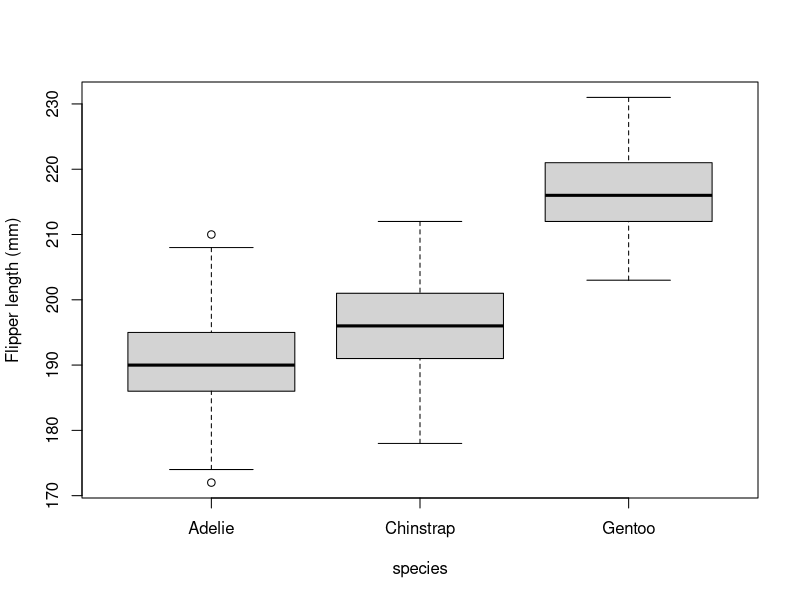
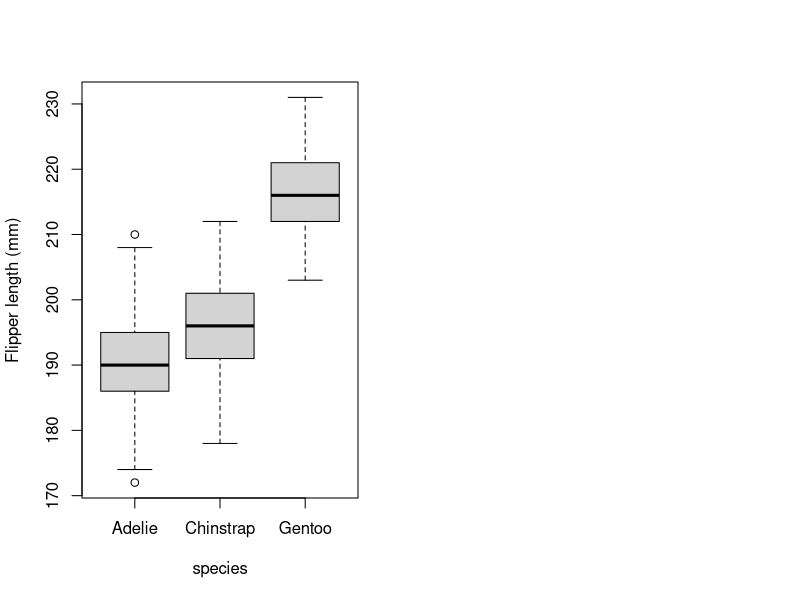
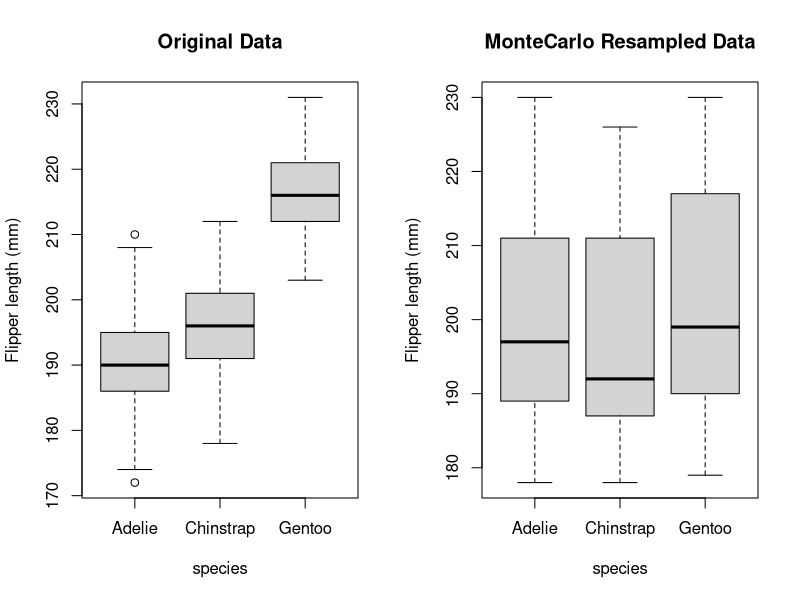
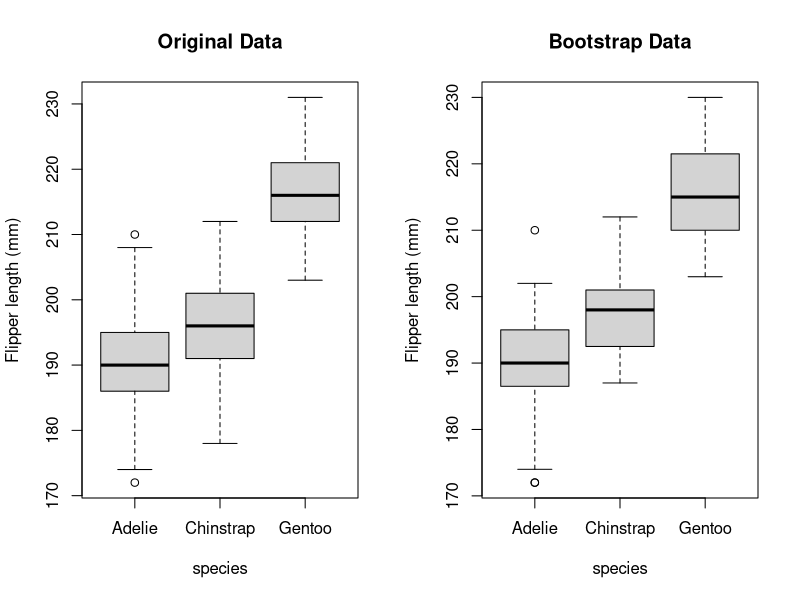
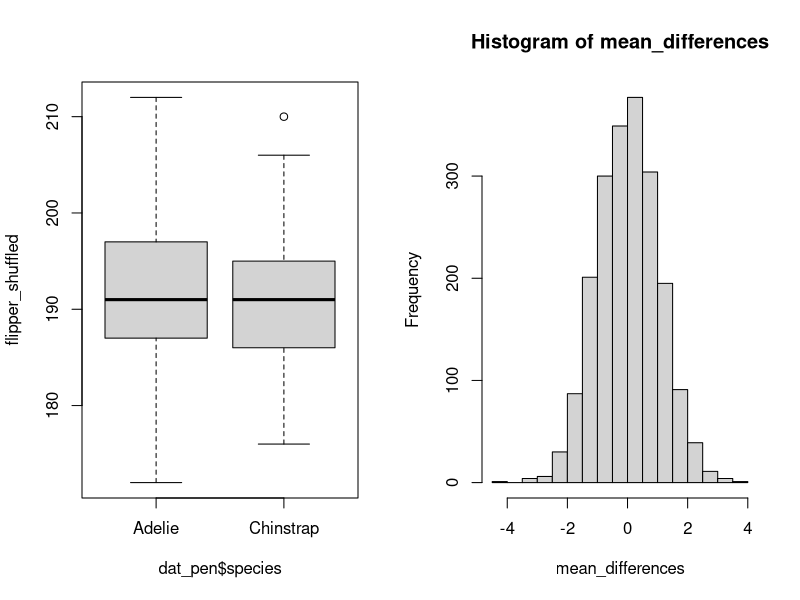

These charts were generated, in order, by the following R code:
sse_mean = function(x)
{
  return(sd(x, na.rm = TRUE) / sqrt(length(x)))
}
require(palmerpenguins)
sse_mean(penguins$bill_depth_mm)
sse_mean(penguins$body_mass_g)
sse_mean(mtcars$mpg)
rm(list = ls())
sse_mean = function(x)
{
  return(sd(x, na.rm = TRUE) / sqrt(length(x)))
}
sse_mean(penguins$body_mass_g)
sse_mean(mtcars$mpg)

dat_pen = droplevels(subset(penguins, species != "Chinstr"))
boxplot(flipper_length_mm ~ species, data = dat_pen,
    ylab = "Flipper length (mm)")
dev.off()

dat_pen = droplevels(subset(penguins, species != "Gentoo"))
{
  par(mfrow = c(1, 2))
  boxplot(
    flipper_length_mm ~ species, data = penguins,
    ylab = "Flipper length (mm)")
}

# for reproducibility
set.seed(123)

flipper_shuffled = sample(
  penguins$flipper_length_mm, replace = TRUE)

{
  par(mfrow = c(1, 2))
  boxplot(
    flipper_length_mm ~ species, data = penguins,
    ylab = "Flipper length (mm)",
    main = "Original Data")
  boxplot(
    flipper_shuffled ~ penguins$species,
    ylab = "Flipper length (mm)",
    main = "MonteCarlo Resampled Data",
    xlab = "species")
}

penguins2 = penguins[sample(1:nrow(penguins), replace = T), ]

{
  par(mfrow = c(1, 2))
  boxplot(
    flipper_length_mm ~ species, data = penguins,
    ylab = "Flipper length (mm)",
    main = "Original Data")
  boxplot(
    flipper_length_mm ~ species, data = penguins2,
    ylab = "Flipper length (mm)",
    main = "Bootstrap Data")
}

t.test(dat_pen$flipper_length_mm ~ dat_pen$species)

set.seed(1)
flipper_shuffled = sample(dat_pen$flipper_length_mm)
boxplot(flipper_shuffled ~ dat_pen$species)

t_test_1 = t.test(flipper_shuffled ~ dat_pen$species)
t_test_1

two_group_resample_diff = function(x, n_1, n_2)
{
 dat_1 = sample(na.omit(x), n_1, replace = TRUE)
 dat_2 = sample(na.omit(x), n_2, replace = TRUE)
 diff_sim = mean(dat_1, na.rm = T) - mean(dat_2, na.rm = T)
   return(diff_sim)
}
set.seed(54321)
two_group_resample_diff(dat_pen$flipper_length_mm, 68, 152)


n = 2000
mean_differences = c()
for (i in 1:n)
{
  mean_differences = c(
    mean_differences,
    two_group_resample_diff(dat_pen$flipper_length_mm, 68, 152)
  )
}
hist(mean_differences)
t_test = t.test(dat_pen$flipper_length_mm ~ dat_pen$species)
t_test
diff_observed = round(diff(t_test$estimate), digits = 3)
print(diff_observed, digits = 3)
sum(abs(mean_differences) >= diff_observed)

n = 2000
mean_differences = c()
for (i in 1:n)
{
  mean_differences = c(
    mean_differences,
    two_group_resample_diff(dat_pen$flipper_length_mm, 68, 152)
  )
}
sum(abs(mean_differences) >= diff_observed)
